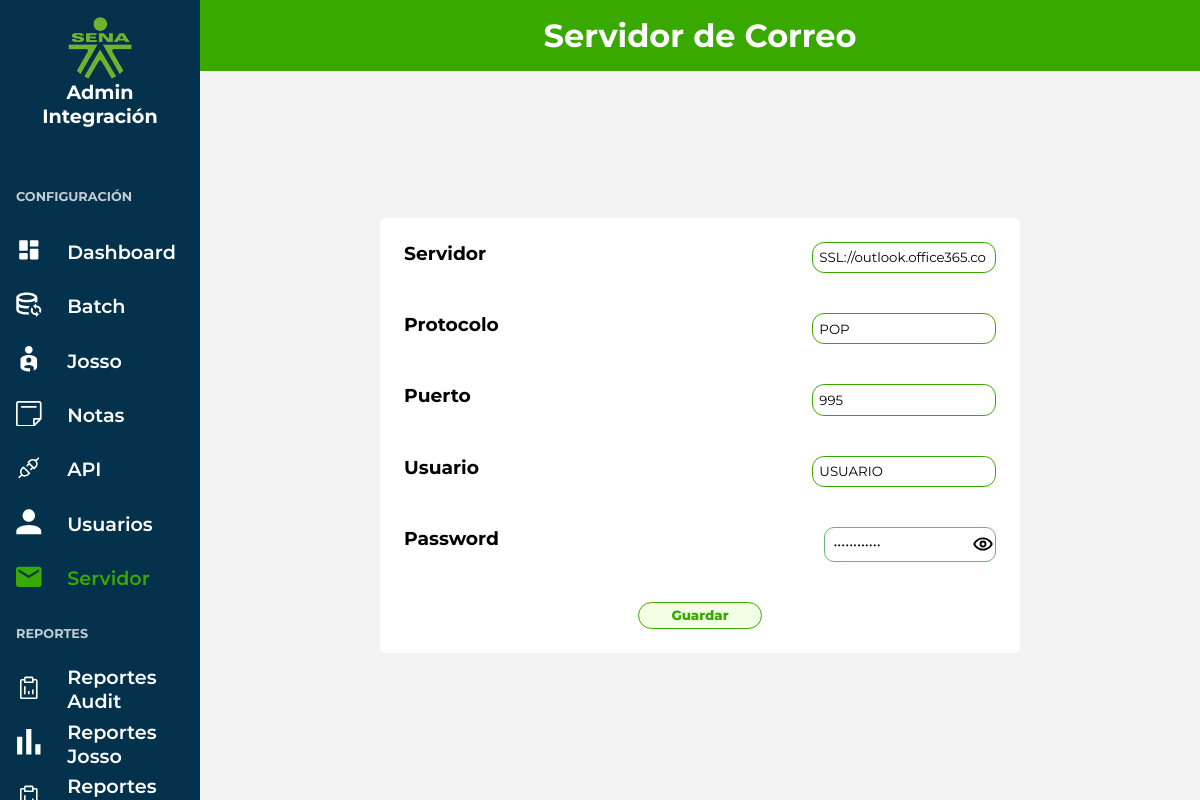
Page /views/server-email.php (signed in) on the committed database.
### tables this page shows
CREATE TABLE IF NOT EXISTS `email_server` (
  `id_email_server` int NOT NULL AUTO_INCREMENT,
  `email_server` varchar(60) NOT NULL,
  `protocol` varchar(50) NOT NULL,
  `port` int NOT NULL,
  `user` varchar(50) NOT NULL,
  `password` varchar(50) NOT NULL,
  `user_id` bigint NOT NULL,
  PRIMARY KEY (`id_email_server`),
  KEY `user_id` (`user_id`)
);

### app/controllers/server/show_server.php (called while the page is built, shortened)
<?php
    require_once '../app/config.php';
    $sql = "SELECT * FROM email_server";
    $stmt = $pdo->query($sql);
    $stmt->execute();
    $resultado = $stmt->fetch(PDO::FETCH_ASSOC);
    if($resultado){
        $email_server = $resultado['email_server'];
        $protocol = $resultado['protocol'];
        $port = $resultado['port'];
        $user = $resultado['user'];
        $password = $resultado['password'];
    }

### views/server/server.php (the view, shortened to what this page needs)
<?php
require_once '../app/controllers/server/show_server.php';
require_once '../app/controllers/server/create_server.php';
?>
<div class="container__form">
    <form class="content__form" method="post" action="../app/controllers/server/create_server.php">
        <div class="form__inputs">
            <h3>Servidor</h3>
            <input type="text" id="servidor" name="email_server" class="form__input" value="<?php echo isset($email_server) ? $email_server : ''  ?>" placeholder="" required <?php echo $_SESSION['role'] == 'reader' ? 'disabled' : '' ?>>
        </div>
        <div class="form__inputs">
            <h3>Protocolo</h3>
            <input type="text" id="protocol" name="protocol" class="form__input" value="<?php echo isset($protocol) ? $protocol : ''  ?>" placeholder="" required <?php echo $_SESSION['role'] == 'reader' ? 'disabled' : '' ?>>
        </div>
        <div class="form__inputs">
            <h3>Puerto</h3>
            <input type="number" id="port" name="port" class="form__input" value="<?php echo isset($port) ? $port : ''  ?>" placeholder="" required <?php echo $_SESSION['role'] == 'reader' ? 'disabled' : '' ?>>
        </div>
        <div class="form__inputs">
            <h3>Usuario</h3>
            <input type="text" id="usuario" name="user" class="form__input" value="<?php echo isset($user) ? $user : ''  ?>" placeholder="" required <?php echo $_SESSION['role'] == 'reader' ? 'disabled' : '' ?>>
        </div>
        <div class="form__inputs">
            <h3>Password</h3>
            <div class="password-input">
                <input type="password" id="password" name="password" class="form__input" value="<?php echo isset($password) ? $password : ''  ?>" placeholder="" required <?php echo $_SESSION['role'] == 'reader' ? 'disabled' : '' ?>>
                <?php
                    if($_SESSION['role'] == 'admin'){
                        echo "
                        <img class='icon_handle' id='icon-toggle' src='../img/RiEyeLine.svg' onclick=\"handleEyeGeneral('../img/','password')\" alt='Toggle Password Visibility'>
                        ";
                    }
                ?>
            </div>
        </div>
        <div class="content__form__botons">
            <?php
            if ($_SESSION['role'] == 'admin') {
                echo "
                <input type='submit' name='Guardar' value='Guardar'>
                ";
                }
            ?>
        </div>
    </form>
</div>

### views/server/css/styles.css (style rules this page uses)
.password-input { display: flex; justify-content: center; align-items: center; padding: .1em; border-radius: 10px; border: none; border: solid 1px #61bb68; }
.password-input input { background-color: none !important; width: 11em; border: none !important; }
img.icon_handle { height: 20px; width: 20px; cursor: pointer; }

### assets/main.css (style rules this page uses)
* { padding: 0; margin: 0; box-sizing: border-box; font-family: 'Montserrat'; }
:root { --primary: #39a900; --secondary: #98fe58; --tertiary: #f2ffe5; --alternate: #29690b; --primary-text: black; --secondary-text: #5d5d5d; --alternate-text: #919191; --primary-background: #fff; --secondary-background: #E6E6E6; --alternate-background: #04324d; --color-success: #52d726; --color-error: #e74c3c; --color-warning: #f1c40f; --color-info: #ffffff; --primary-shadow: 0 4px 6px rgba(0, 0, 0, 0.1), 0 1px 3px rgba(0, 0, 0, 0.08); }
input[type='text'], input[type='email'], input[type='number'], input[type='time'], input[type='password'] { padding: .5em; border-radius: 12px; border: 1px solid var(--primary); transition: .3s box-shadow ease-in-out; }
input[type="submit"], button { padding: .3rem 2rem; cursor: pointer; border-radius: 30px; border: none; transition: all .4s ease-in; font-weight: 800; box-sizing: border-box; background: var(--tertiary); color: var(--primary); border: 1px solid var(--primary); }
.container__form { width: 100%; height: 100vh; display: flex; justify-content: center; align-items: center; }
div.form__inputs { display: flex; width: 100%; justify-content: space-between; gap: 5em; }
.content__form { display: flex; gap: 2.5em; flex-direction: column; justify-content: center; margin: 0 auto; background-color: white; padding: 1.5em; border-radius: 7px; box-shadow: 0px 0px 4px -45px rgba(0,0,0,0.1); width: 80vh; }
.content__form__botons { margin: 0 auto; }

### rows in the picture
email_server: email_server "SSL://outlook.office365.co", protocol "POP", port "995", user "USUARIO"
